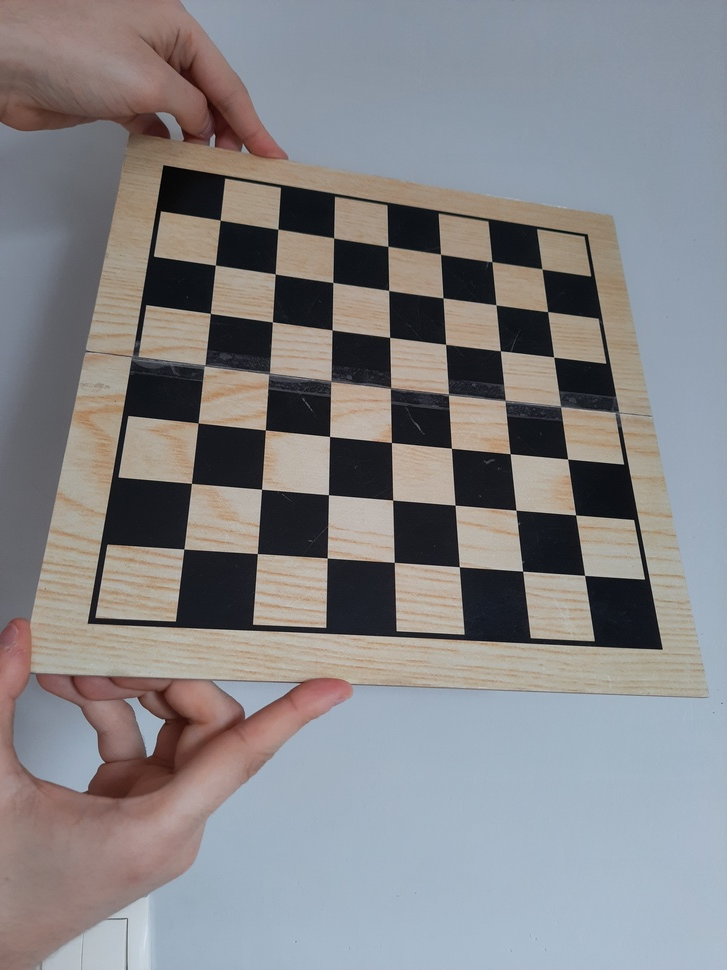
#> input picture images/zdjecie (1).jpg, 727 x 970 px, shrunk from 3468 x 4624 before the run, given in place of the camera
$ python canny.py
#> lines starting #> are read from the running program, lines starting #| are printed output that depends on the picture; after the words box and inside, x2 and y2 are one past the last pixel; in counts of white or black regions, pixels touching at a corner belong together
#> further down, frame is the input picture: shape (970, 727, 3); mean B, G, R 134.6, 132.4, 133.6
import cv2
import numpy as np

# Za pomocą telefonu wyświetl szachownicę

############### Filtracja obrazu ####################
# Tworzenie maski filtru górnoprzepustowego
kernel = np.array([[-1,-1,-1],
                   [-1, 9,-1],
                   [-1,-1,-1]])

# Tworzenie macierzy dla operacji morfologicznej
kernel_morph = np.ones((2,2), np.uint8)
############### ################ ####################

cap = cv2.VideoCapture(0)

def bin_img(frame):
    # wykrycie krawędzi
    edges = cv2.Canny(cv2.cvtColor(frame, cv2.COLOR_BGR2GRAY),100,200)
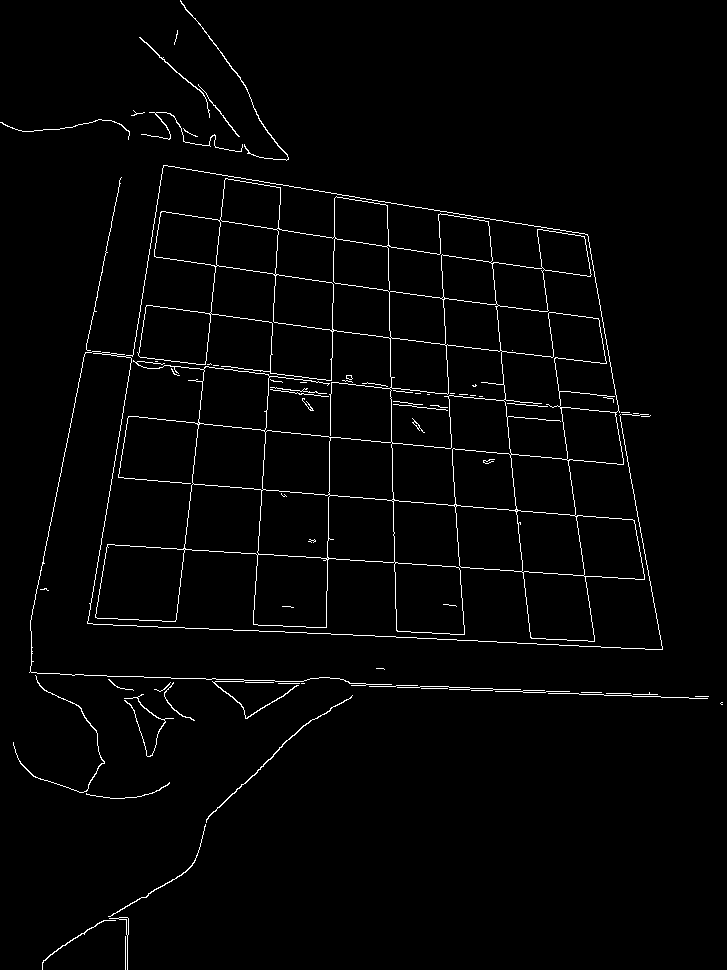
#> edges: shape (970, 727); 2% white in thin lines or dots
    # uzupełnieine dziur
    edges = cv2.morphologyEx(edges, cv2.MORPH_DILATE, kernel_morph)
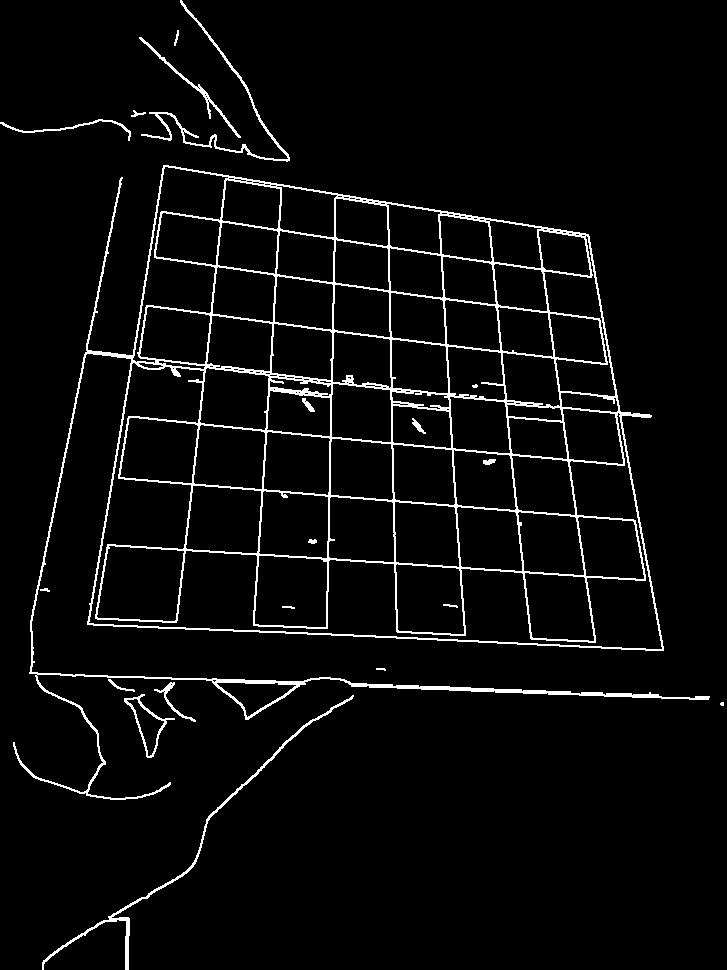
#> edges: shape (970, 727); 4.3% white in thin lines or dots
    # szukanie konturów
    contours, _ = cv2.findContours(edges, cv2.RETR_TREE, cv2.CHAIN_APPROX_SIMPLE)
#> contours = 162 contours, 84 with area under 20; largest, box (x1, y1, x2, y2) and area: (13, 165, 710, 800) 223064, (88, 362, 663, 650) 34436, (132, 166, 229, 364) 6500, (96, 545, 185, 622) 5616, (254, 555, 328, 628) 4868

    Vframe = frame
    # Wybór czworokątów, które reprezentują interesujący nas kształt
    quads = []
    vector_area = []        # TODO: próba odległości kamery od szachownicy
    for contour in contours:
        area = cv2.contourArea(contour)
        if area > 1000:
            vector_area = vector_area +  [area]
            perimeter = cv2.arcLength(contour, True)
            approx = cv2.approxPolyDP(contour, 0.1 * perimeter, True)
            if len(approx) == 4:
                x, y, w, h = cv2.boundingRect(approx)
                if abs(w - h) < 50:
                    quads.append(approx)
#> this loop made 162 passes
#> (area, vector_area, perimeter, approx, x, y, w, h) on passes 14, 15, 17: (3993.5, [1041, 223064.5, 1328.5, 3993.5], 261, [[524, 573], [583, 576], [594, 640], [533, 638]], 524, 573, 71, 68), (4363.5, [1041, 223064.5, 1328.5, 3993.5, 4363.5], 267.7, [[397, 563], [459, 569], [463, 634], [397, 629]], 397, 563, 67, 72), (4867.5, [1041, 223064.5, 1328.5, 3993.5, 4363.5, 4867.5], 280, [[259, 555], [327, 562], [325, 627], [254, 623]], 254, 555, 74, 73)
#> after the loop, quads = 53 contours; largest, box (x1, y1, x2, y2) and area: (96, 545, 185, 622) 5456, (254, 555, 328, 628) 4641, (185, 485, 262, 554) 4348, (397, 563, 464, 635) 4181, (119, 417, 199, 484) 4132; vector_area = 59 values, max 223064.5 at index 1, min 1041 at index 0, mean 7271
    ################### OLD ONE ####################
    gray = cv2.cvtColor(frame, cv2.COLOR_BGR2GRAY)
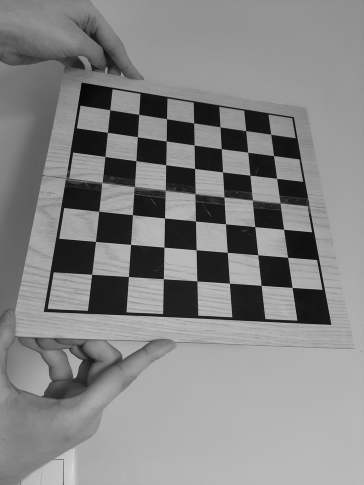
#> gray: shape (970, 727) (shown at 1/2 size); min 1, max 224, mean 133

    # Określ liczbę wierszy i kolumn szachownicy
    rows = 8
    cols = 8

    # Znajdź narożniki szachownicy na klatce
    ret, corners = cv2.findChessboardCorners(gray, (rows, cols), None)
#> ret = False; corners = None

    # Jeśli narożniki zostały znalezione, naniesiemy na klatkę punkty łączące kwadraty
    if ret == True:
        # Użyj funkcji cv2.drawChessboardCorners do naniesienia punktów na klatkę
        cv2.drawChessboardCorners(Vframe, (rows, cols), corners, ret)
    ################################################

    # Narysowanie konturu czworokąta na oryginalnym obrazie
    for quad in quads:
        cv2.drawContours(Vframe, [quad], 0, (0, 255, 0), 2)
#> this loop made 53 passes
#> quad on passes 1 to 8: [[524, 573], [583, 576], [594, 640], [533, 638]], [[397, 563], [459, 569], [463, 634], [397, 629]], [[259, 555], [327, 562], [325, 627], [254, 623]], [[109, 545], [184, 551], [174, 621], [96, 616]], [[577, 518], [632, 520], [644, 578], [586, 576]], [[517, 513], [574, 516], [584, 574], [524, 571]], [[456, 508], [514, 511], [522, 570], [462, 567]], [[394, 502], [453, 506], [459, 566], [396, 562]]
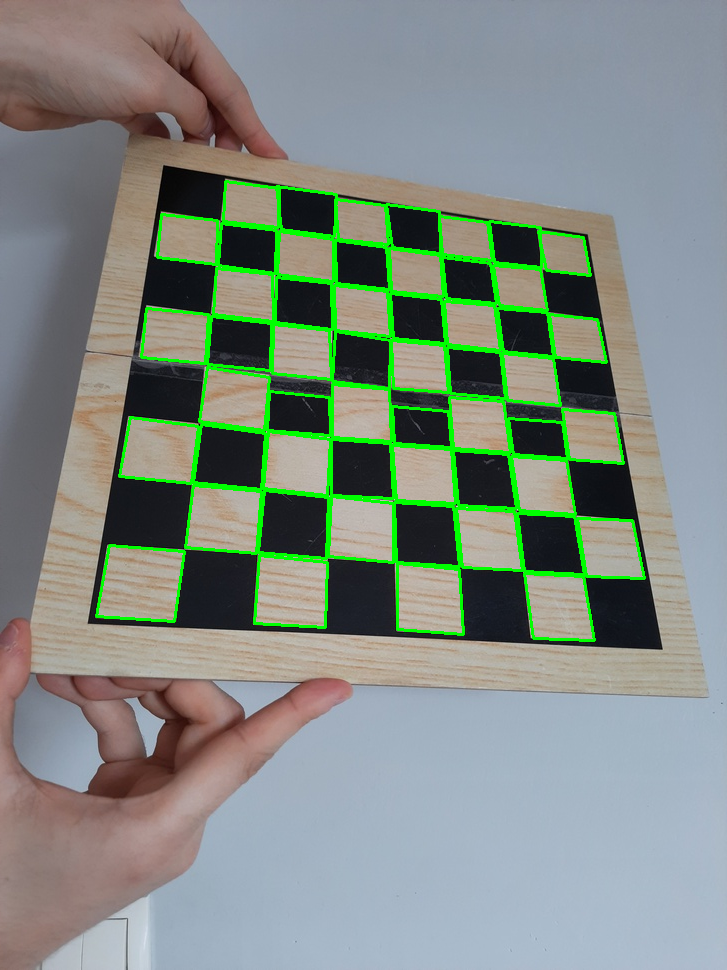
#> Vframe: shape (970, 727, 3); 4.39% of pixels changed, all inside (x1, y1, x2, y2) = (95, 180, 646, 642)

    return Vframe, edges


while True:

    ret, frame  = cap.read()

    frame_bin, edges = bin_img(frame)

    frame_bin2rgb = frame_bin
    edges = cv2.merge((edges, edges, edges)) # dummy RGB
#> edges: shape (970, 727, 3); 4.3% white in thin lines or dots

    cv2.imshow("obraz z kamery",np.concatenate((frame_bin2rgb, frame, edges), axis=1))
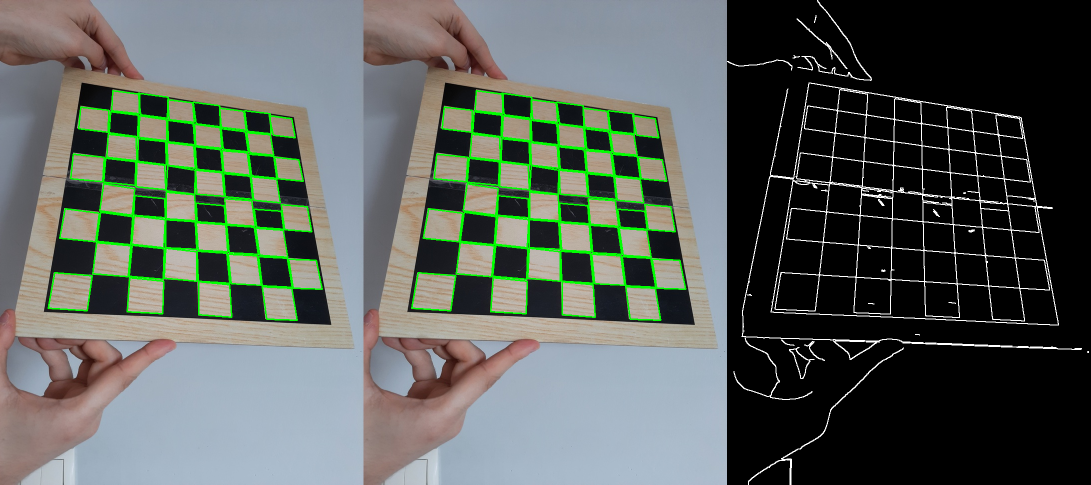
#> window 'obraz z kamery': shape (970, 2181, 3) (shown at 1/2 size); mean B, G, R 90.4, 96.3, 89.3

    if cv2.waitKey(1) & 0xFF == ord('q'):
#> (key q is pressed here)
        break


cap.release()
cv2.destroyAllWindows()

$ run again, on images/zdjecie (10).jpg
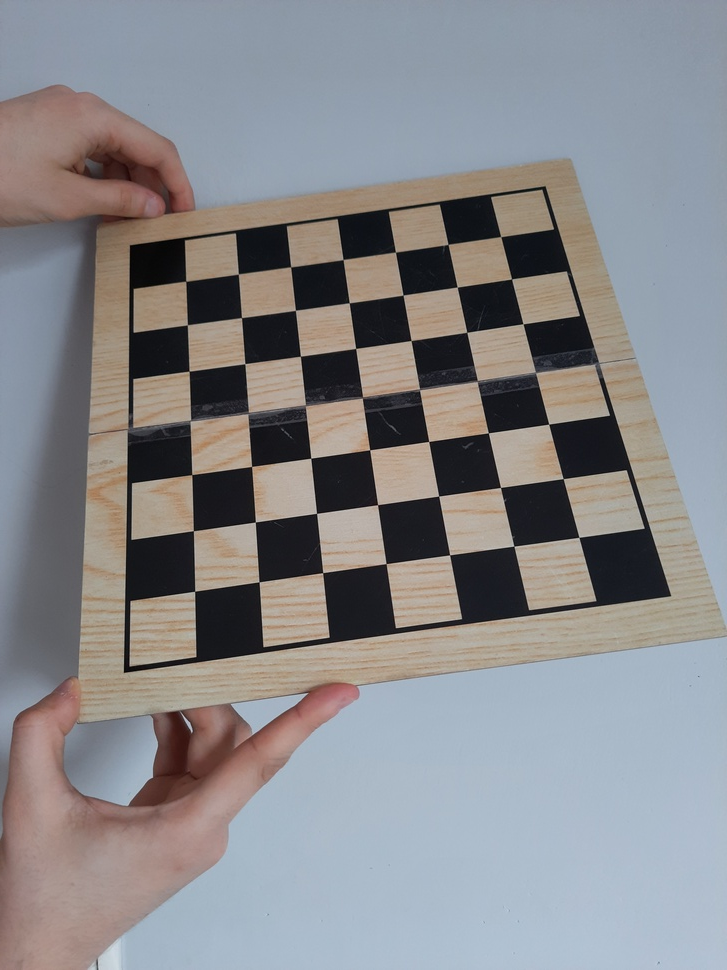
#> input picture images/zdjecie (10).jpg, 727 x 970 px, shrunk from 3468 x 4624 before the run, given in place of the camera
#> frame is the input picture: shape (970, 727, 3); mean B, G, R 139, 136.2, 136.4
#> in bin_img, `edges = cv2.morphologyEx(edges, cv2.MORPH_DILATE, kernel_morph)`:
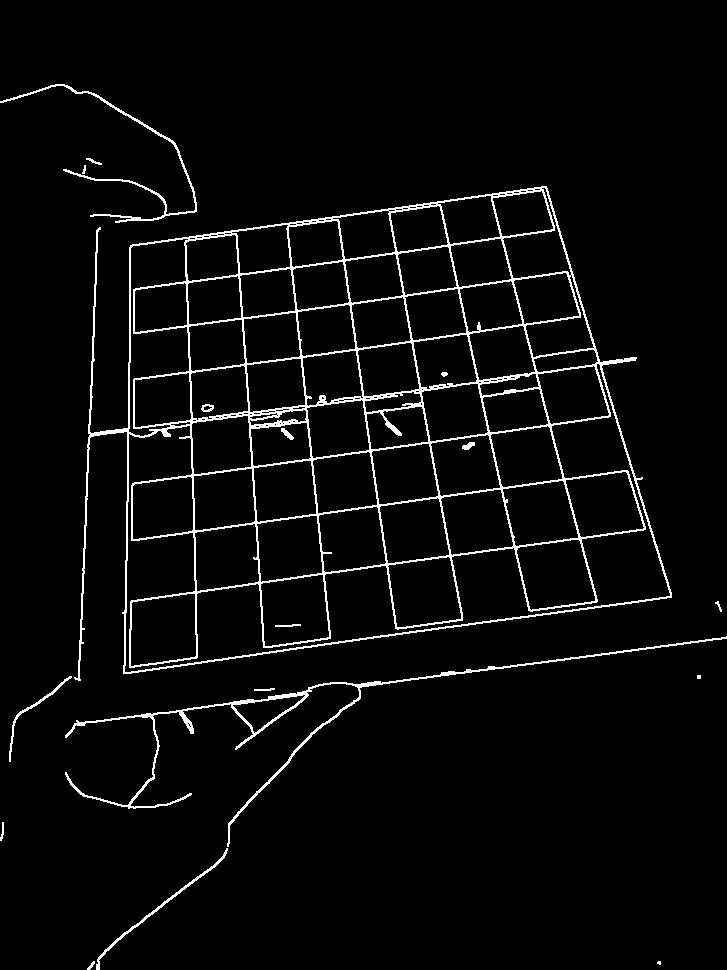
#> edges: shape (970, 727); 3.9% white in thin lines or dots
#> contours = 156 contours, 78 with area under 20; largest, box (x1, y1, x2, y2) and area: (74, 186, 672, 681) 206768, (124, 363, 671, 673) 31215, (128, 238, 190, 437) 5563, (516, 539, 596, 611) 4199, (130, 593, 197, 667) 4178
#> the loop in bin_img, `for contour in contours:` made 156 passes
#> (area, vector_area, perimeter, approx, x, y, w, h) on passes 15, 16, 18: (4178.5, [3302.5, 1153, 206767.5, 4178.5], 263.4, [[194, 593], [196, 655], [131, 666], [131, 603]], 131, 593, 66, 74), (4108, [3302.5, 1153, 206767.5, 4178.5, 4108], 263.3, [[322, 574], [329, 636], [265, 646], [260, 584]], 260, 574, 70, 73), (4105, [3302.5, 1153, 206767.5, 4178.5, 4108, 4105], 265.4, [[448, 556], [461, 618], [397, 627], [387, 566]], 387, 556, 75, 72)
#> after the loop in bin_img, `for contour in contours:`: quads = 53 contours; largest, box (x1, y1, x2, y2) and area: (131, 593, 197, 667) 4010, (517, 539, 596, 611) 3991, (260, 574, 330, 647) 3966, (387, 556, 462, 628) 3953, (565, 471, 645, 538) 3641; vector_area = 60 values, max 206767.5 at index 2, min 1153 at index 1, mean 6704.6
#> ret = False; corners = None
#> the loop in bin_img, `for quad in quads:` made 53 passes
#> quad on passes 1 to 8: [[194, 593], [196, 655], [131, 666], [131, 603]], [[322, 574], [329, 636], [265, 646], [260, 584]], [[448, 556], [461, 618], [397, 627], [387, 566]], [[578, 539], [595, 600], [531, 610], [517, 548]], [[254, 523], [259, 580], [197, 591], [194, 533]], [[316, 515], [322, 572], [261, 582], [256, 524]], [[376, 506], [386, 562], [325, 572], [318, 516]], [[437, 497], [449, 554], [388, 563], [379, 507]]
#> `cv2.imshow("obraz z kamery",np.concatenate((frame_bin2rgb, frame, edge..`:
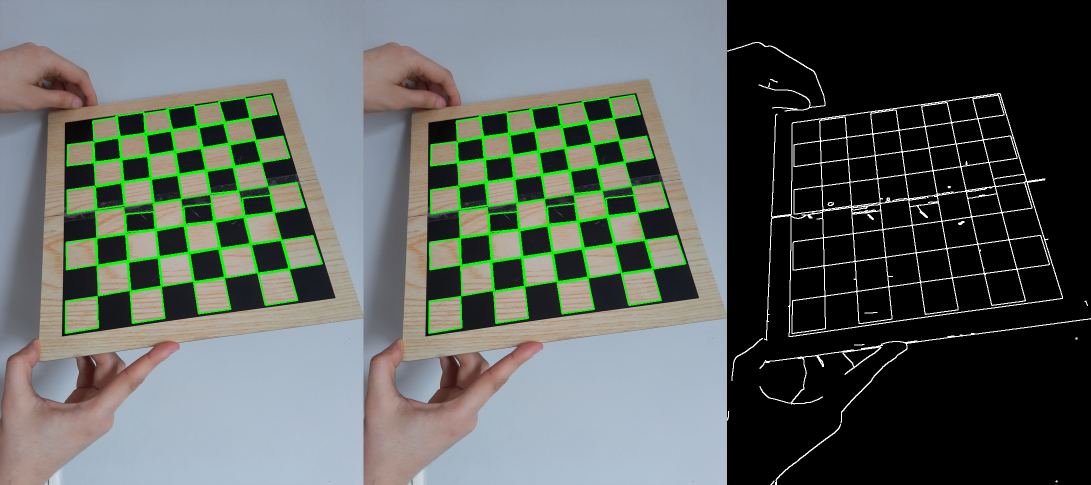
#> window 'obraz z kamery': shape (970, 2181, 3) (shown at 1/2 size); mean B, G, R 93.3, 98.3, 91.2

$ run again, on images/zdjecie (11).jpg
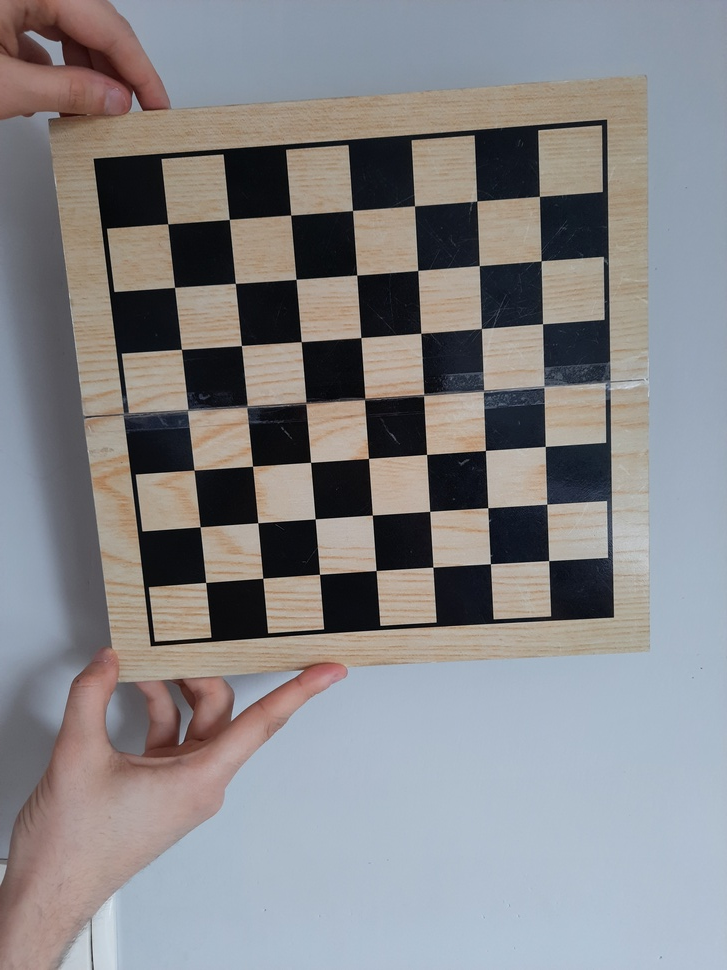
#> input picture images/zdjecie (11).jpg, 727 x 970 px, shrunk from 3468 x 4624 before the run, given in place of the camera
#> frame is the input picture: shape (970, 727, 3); mean B, G, R 136, 133.6, 134.5
#> in bin_img, `edges = cv2.morphologyEx(edges, cv2.MORPH_DILATE, kernel_morph)`:
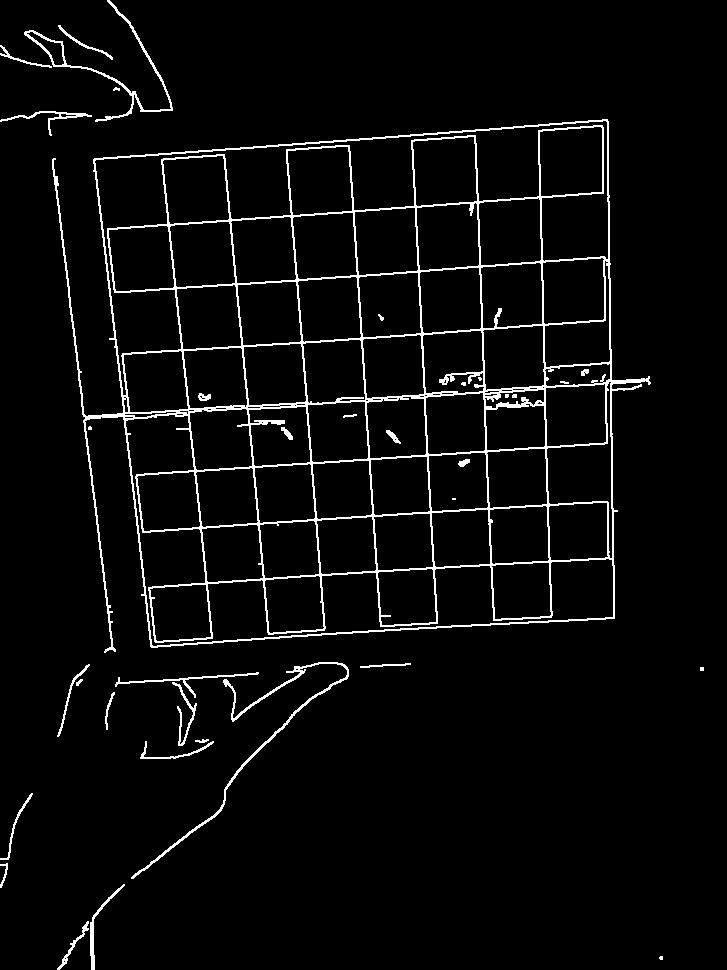
#> edges: shape (970, 727); 4.1% white in thin lines or dots
#> contours = 132 contours, 42 with area under 20; largest, box (x1, y1, x2, y2) and area: (52, 119, 651, 653) 242763, (94, 120, 609, 396) 27488, (125, 414, 614, 647) 21423, (539, 126, 603, 197) 4106, (546, 381, 613, 559) 4082
#> the loop in bin_img, `for contour in contours:` made 132 passes
#> (area, vector_area, perimeter, approx, x, y, w, h) on passes 20 to 22: (242763, [242763], 3350.7, [[607, 119], [52, 159], [104, 652], [614, 618]], 52, 119, 563, 534), (3014.5, [242763, 3014.5], 229.4, [[205, 584], [211, 636], [157, 641], [149, 589]], 149, 584, 63, 58), (2979.5, [242763, 3014.5, 2979.5], 223.4, [[318, 575], [324, 627], [270, 633], [264, 581]], 264, 575, 61, 59)
#> after the loop in bin_img, `for contour in contours:`: quads = 50 contours; largest, box (x1, y1, x2, y2) and area: (52, 119, 615, 653) 265212, (539, 126, 603, 197) 3946, (412, 136, 478, 207) 3899, (287, 146, 353, 216) 3836, (162, 155, 230, 225) 3794; vector_area = 57 values, max 242763 at index 0, min 1112 at index 56, mean 8293.4
#> ret = False; corners = None
#> the loop in bin_img, `for quad in quads:` made 50 passes
#> quad on passes 1 to 8: [[607, 119], [52, 159], [104, 652], [614, 618]], [[205, 584], [211, 636], [157, 641], [149, 589]], [[318, 575], [324, 627], [270, 633], [264, 581]], [[431, 568], [436, 621], [382, 625], [377, 573]], [[548, 562], [551, 614], [495, 619], [491, 566]], [[256, 524], [263, 577], [208, 582], [201, 529]], [[313, 520], [319, 573], [265, 578], [259, 525]], [[371, 516], [376, 569], [322, 574], [316, 521]]
#> `cv2.imshow("obraz z kamery",np.concatenate((frame_bin2rgb, frame, edge..`:
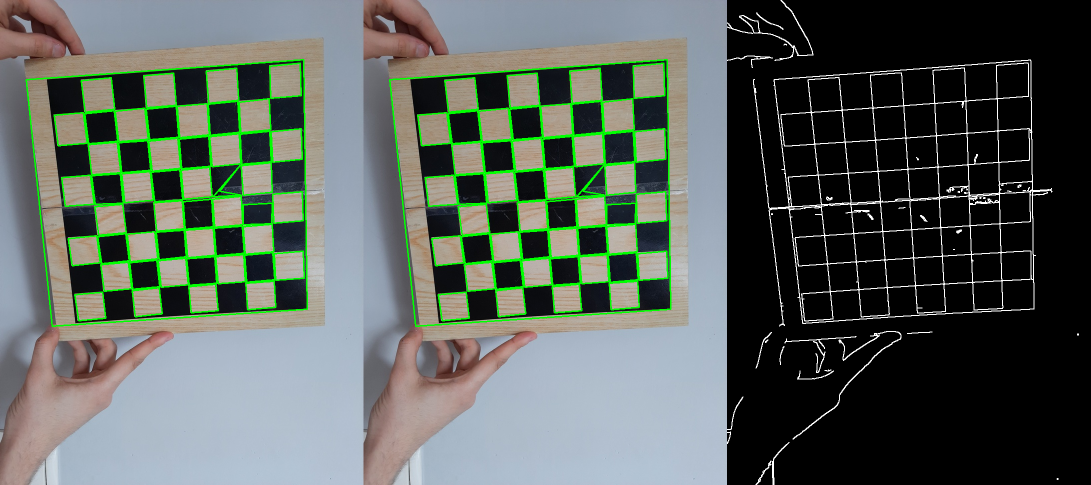
#> window 'obraz z kamery': shape (970, 2181, 3) (shown at 1/2 size); mean B, G, R 90.5, 97.6, 89
